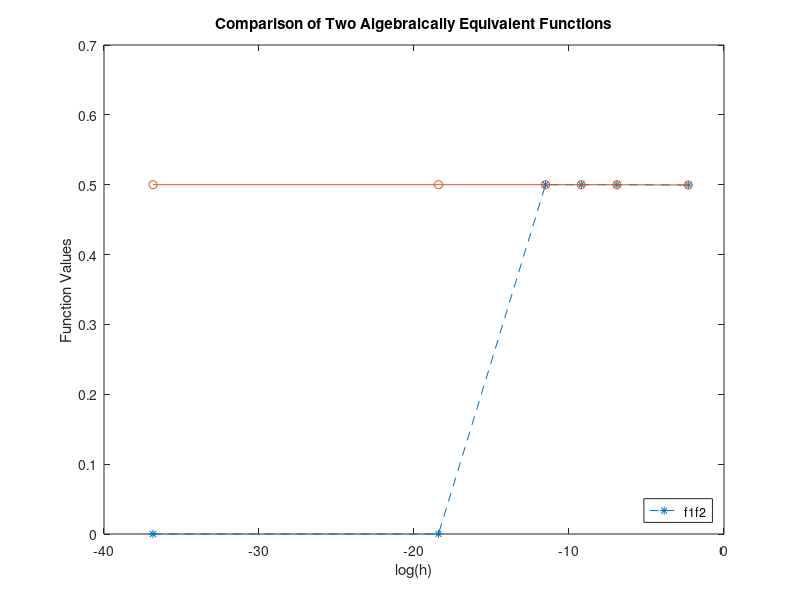

The MATLAB script that drew this image:
% clear
clear all;
close all;
clc;

% Parameters
f1 = @(x) (1-cos(x))./(x.^2);
f2 = @(x) (2.*sin(x./2).^2)./(x.^2);
h = 10.^[-16, -8, -5, -4, -3, -1];

% computing the function values
fun1 = f1(h);
fun2 = f2(h);

% plotting
plot(log(h), f1(h), '--*');
hold on;
plot(log(h), f2(h), '-o');
xlabel("log(h)");
ylabel("Function Values");
title("Comparison of Two Algebraically Equivalent Functions");
legend(["f1","f2"], "Location", "Southeast");
savefig("ComputationError.fig");
close;

% Additional Point
% How do you explain the observed behavior?
% Because the cosine of very small numbers is even smaller and such numbers
% are rounded by matlab.